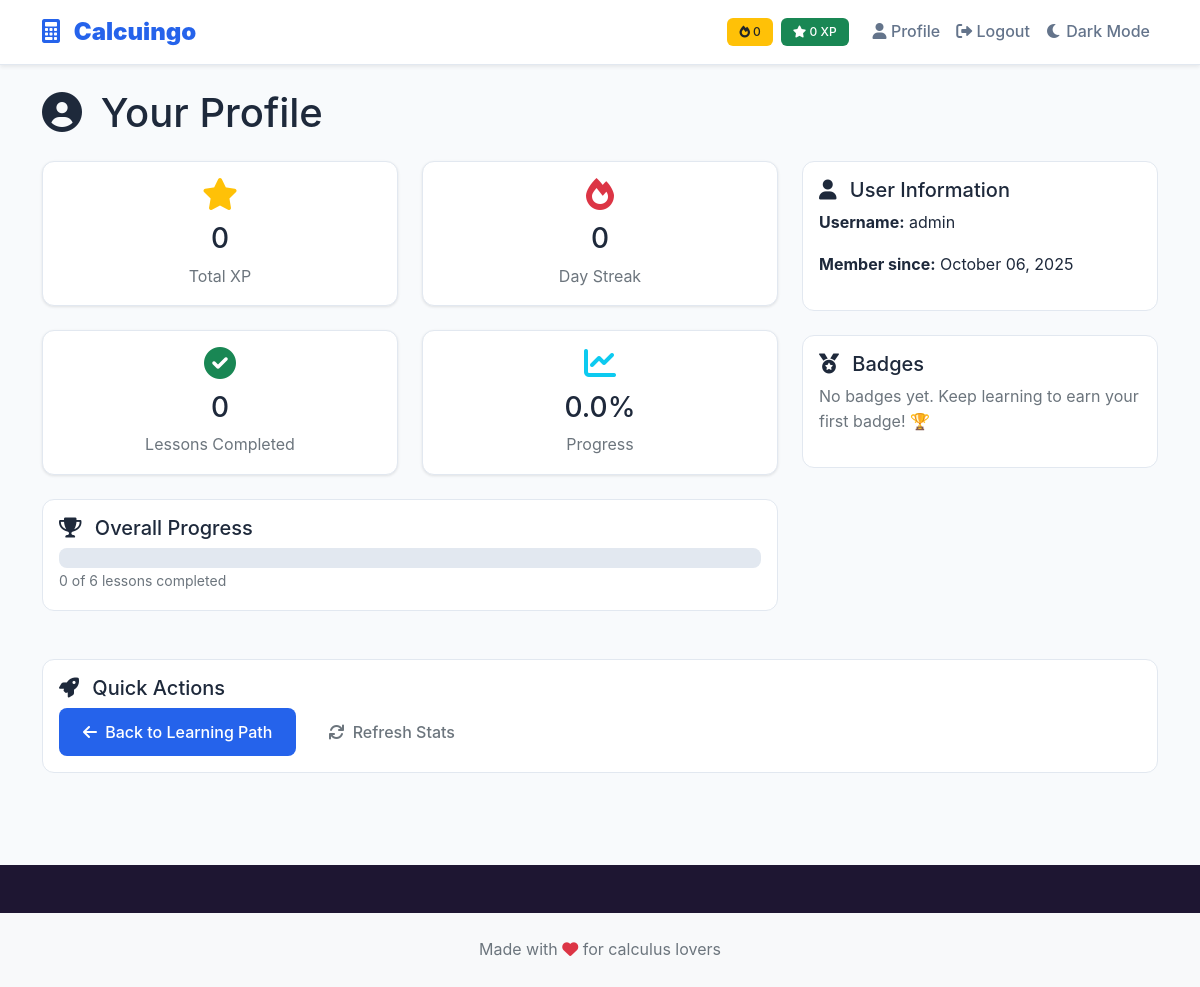
Page /profile (signed in) on the earlier database version.
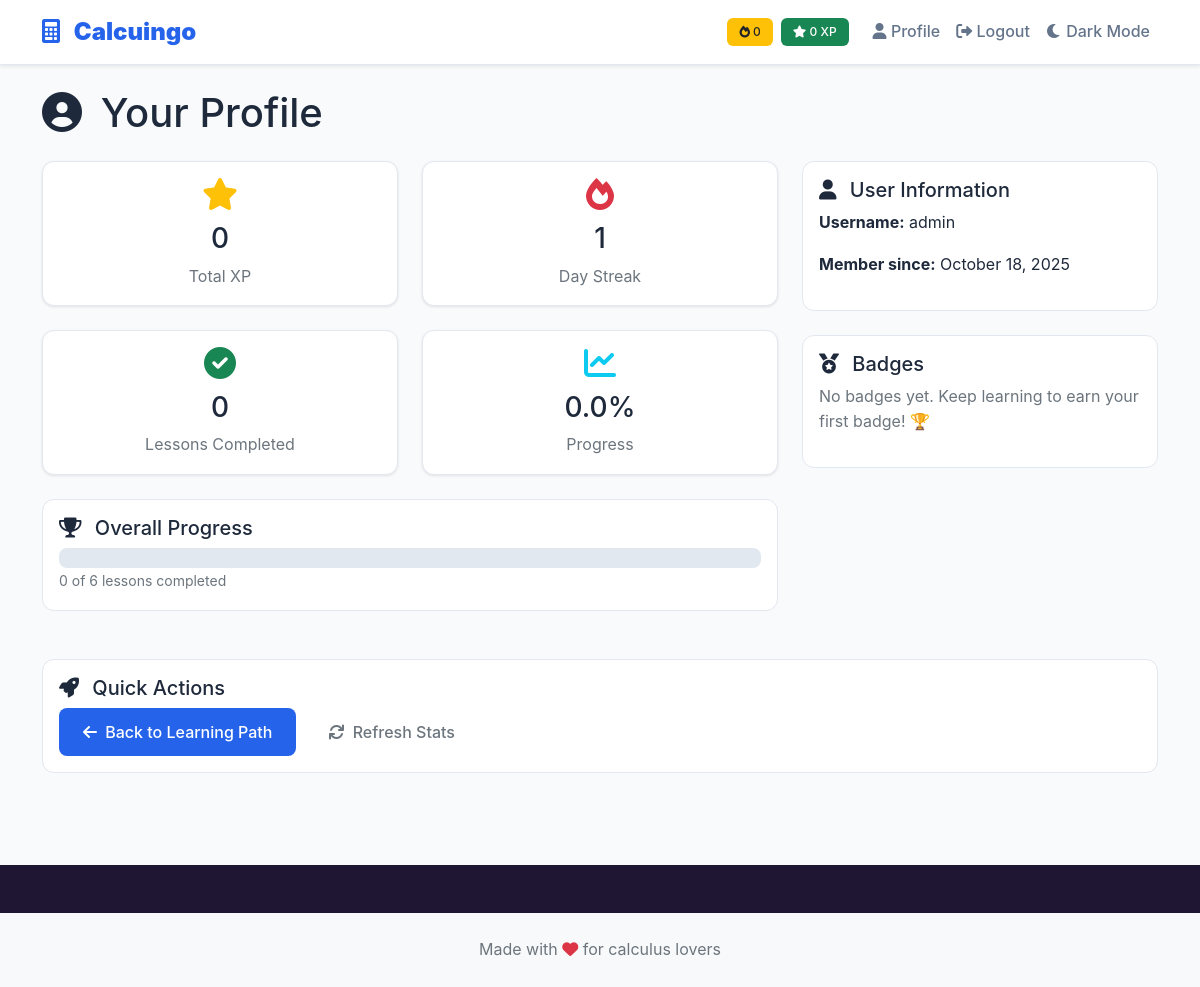
Same page on the later database version.
### models.py (models this page shows, shortened)
class User(db.Model):
    id = db.Column(db.Integer, primary_key=True)
    username = db.Column(db.String(80), unique=True, nullable=False)  # Unique username for login
    password = db.Column(db.String(120), nullable=False)  # Hashed password (not plain text)
    xp = db.Column(db.Integer, default=0)  # Experience points earned from completing lessons
    streak = db.Column(db.Integer, default=0)  # Daily login streak counter
    last_login = db.Column(db.DateTime, default=datetime.utcnow)  # Track last login for streak calculation
    badges = db.Column(db.Text, default='[]')  # JSON string storing earned badge names
    def get_badges(self):
        try:
            return json.loads(self.badges)
        except:
            return []  # Return empty list if JSON is invalid

### app.py (the view)
@app.route('/profile')
def profile():
    if 'user_id' not in session:
        return redirect(url_for('auth.login'))
    user = User.query.get(session['user_id'])
    if not user:
        return redirect(url_for('auth.login'))
    completed_lessons = Progress.query.filter_by(user_id=user.id, completed=True).count()
    total_lessons = Lesson.query.count()
    return render_template('profile.html',
                         user=user,
                         completed_lessons=completed_lessons,
                         total_lessons=total_lessons)

### templates/profile.html (shortened to what this page needs)
{% extends "base.html" %}
{% block main_class %}profile-page{% endblock %}
{% block content %}
<div class="container py-4">
    <div class="row">
        <div class="col-12">
            <h1 class="mb-4">
                <i class="fas fa-user-circle me-2"></i>
                Your Profile
            </h1>
        </div>
    </div>
    <div class="row">
        <div class="col-lg-8">
            <div class="row">
                <div class="col-md-6 mb-4">
                    <div class="card stats-card">
                        <div class="card-body text-center">
                            <i class="fas fa-star text-warning" style="font-size: 2rem;"></i>
                            <h3 class="mt-2">{{ user.xp }}</h3>
                            <p class="text-muted mb-0">Total XP</p>
                        </div>
                    </div>
                </div>
                <div class="col-md-6 mb-4">
                    <div class="card stats-card">
                        <div class="card-body text-center">
                            <i class="fas fa-fire text-danger" style="font-size: 2rem;"></i>
                            <h3 class="mt-2">{{ user.streak }}</h3>
                            <p class="text-muted mb-0">Day Streak</p>
                        </div>
                    </div>
                </div>
                <div class="col-md-6 mb-4">
                    <div class="card stats-card">
                        <div class="card-body text-center">
                            <i class="fas fa-check-circle text-success" style="font-size: 2rem;"></i>
                            <h3 class="mt-2">{{ completed_lessons }}</h3>
                            <p class="text-muted mb-0">Lessons Completed</p>
                        </div>
                    </div>
                </div>
                <div class="col-md-6 mb-4">
                    <div class="card stats-card">
                        <div class="card-body text-center">
                            <i class="fas fa-chart-line text-info" style="font-size: 2rem;"></i>
                            <h3 class="mt-2">{{ (completed_lessons / total_lessons * 100)|round }}%</h3>
                            <p class="text-muted mb-0">Progress</p>
                        </div>
                    </div>
                </div>
            </div>
            <div class="card mb-4">
                <div class="card-body">
                    <h5 class="card-title">
                        <i class="fas fa-trophy me-2"></i>
                        Overall Progress
                    </h5>
                    <div class="progress" style="height: 20px;">
                    </div>
                    <small class="text-muted">
                        {{ completed_lessons }} of {{ total_lessons }} lessons completed
                    </small>
                </div>
            </div>
        </div>
        <div class="col-lg-4">
            <div class="card mb-4">
                <div class="card-body">
                    <h5 class="card-title">
                        <i class="fas fa-user me-2"></i>
                        User Information
                    </h5>
                    <p><strong>Username:</strong> {{ user.username }}</p>
                    <p><strong>Member since:</strong> {{ user.last_login.strftime('%B %d, %Y') if user.last_login else 'Recently' }}</p>
                </div>
            </div>
            <div class="card">
                <div class="card-body">
                    <h5 class="card-title">
                        <i class="fas fa-medal me-2"></i>
                        Badges
                    </h5>
                    {% if user.get_badges() %}
                        {% for badge in user.get_badges() %}
                        <div class="badge-item mb-2">
                            <i class="fas fa-award text-warning me-2"></i>
                            <span>{{ badge }}</span>
                        </div>
                        {% endfor %}
                    {% else %}
                        <p class="text-muted">No badges yet. Keep learning to earn your first badge! 🏆</p>
                    {% endif %}
                </div>
            </div>
        </div>
    </div>
    <div class="row mt-4">
        <div class="col-12">
            <div class="card">
                <div class="card-body">
                    <h5 class="card-title">
                        <i class="fas fa-rocket me-2"></i>
                        Quick Actions
                    </h5>
                    <div class="d-flex gap-2">
                        <a href="{{ url_for('learning_path') }}" class="btn btn-primary">
                            <i class="fas fa-arrow-left me-1"></i>
                            Back to Learning Path
                        </a>
                        <button class="btn btn-outline-secondary" onclick="location.reload()">
                            <i class="fas fa-sync me-1"></i>
                            Refresh Stats
                        </button>
                    </div>
                </div>
            </div>
        </div>
    </div>
</div>
{% endblock %}

### templates/base.html (shortened to what this page needs)
<!DOCTYPE html>
<html lang="en">
<head>
    <link href="https://cdn.jsdelivr.net/npm/bootstrap@5.1.3/dist/css/bootstrap.min.css" rel="stylesheet">
    <link rel="stylesheet" href="{{ url_for('static', filename='css/style.css') }}">
    <link rel="stylesheet" href="https://cdnjs.cloudflare.com/ajax/libs/font-awesome/6.0.0/css/all.min.css">
</head>
<body>
    <nav class="navbar navbar-expand-lg navbar-light bg-white shadow-sm">
        <div class="container">
            <a class="navbar-brand" href="{{ url_for('learning_path') }}">
                <i class="fas fa-calculator text-primary me-2"></i>
                <strong>Calcuingo</strong>
            </a>
            <div class="navbar-nav ms-auto">
                {% if session.user_id %}
                    <div class="d-flex align-items-center me-3">
                        <span class="badge bg-warning text-dark me-2">
                            <i class="fas fa-fire"></i>
                            <span id="streak-counter">0</span>
                        </span>
                        <span class="badge bg-success">
                            <i class="fas fa-star"></i>
                            <span id="xp-counter">0</span> XP
                        </span>
                    </div>
                    <a class="nav-link" href="{{ url_for('profile') }}">
                        <i class="fas fa-user"></i> Profile
                    </a>
                    <a class="nav-link" href="{{ url_for('auth.logout') }}">
                        <i class="fas fa-sign-out-alt"></i> Logout
                    </a>
                    <a class="nav-link dark-mode-toggle" href="#">
                        <i class="fas fa-moon"></i> Dark Mode
                    </a>
                {% endif %}
            </div>
        </div>
    </nav>
    <main class="{% block main_class %}{% endblock %}">
        {% block content %}{% endblock %}
    </main>
    <footer class="bg-light py-4 mt-5">
        <div class="container text-center">
            <p class="text-muted mb-0">
                Made with <i class="fas fa-heart text-danger"></i> for calculus lovers
            </p>
        </div>
    </footer>
</body>
</html>

### static/css/style.css (style rules this page uses)
:root { --primary-color: #2563eb; --primary-dark: #1d4ed8; --dark-mode-bg: #1e293b; --dark-mode-text: #f1f5f9; --secondary-color: #64748b; --accent-color: #f59e0b; --success-color: #10b981; --danger-color: #ef4444; --warning-color: #f59e0b; --light-bg: #f8fafc; --dark-bg: #1e1632; --text-dark: #1e293b; --text-muted: #64748b; --border-color: #e2e8f0; --border-radius: 12px; --shadow: 0 1px 3px rgba(0, 0, 0, 0.1); --shadow-lg: 0 10px 25px rgba(0, 0, 0, 0.1); }
body { font-family: 'Inter', -apple-system, BlinkMacSystemFont, 'Segoe UI', Roboto, sans-serif; background-color: var(--dark-bg); color: var(--text-dark); line-height: 1.6; }
.navbar { background: white !important; box-shadow: var(--shadow); border-bottom: 1px solid var(--border-color); }
.navbar-brand { font-weight: 700; font-size: 1.5rem; color: var(--primary-color) !important; }
.nav-link { color: var(--text-muted) !important; font-weight: 500; transition: all 0.2s ease; }
.profile-page { background: var(--light-bg); min-height: 100vh; }
.stats-card { border: none; box-shadow: var(--shadow); border-radius: var(--border-radius); background: white; transition: all 0.3s ease; }
.btn { border-radius: 8px; font-weight: 500; transition: all 0.2s ease; border: none; padding: 0.75rem 1.5rem; }
.btn-primary { background: var(--primary-color); color: white; }
.card { border: 1px solid var(--border-color); border-radius: var(--border-radius); background: white; transition: all 0.3s ease; }
.progress { border-radius: 8px; overflow: hidden; background: #e2e8f0; height: 8px; }
.badge { border-radius: 6px; font-weight: 500; padding: 0.5rem 0.75rem; }
.text-primary { color: var(--primary-color) !important; }

Differences in the rows shown:
changed User "admin": streak "0" → "1"; last_login "October 06, 2025" → "October 18, 2025"
